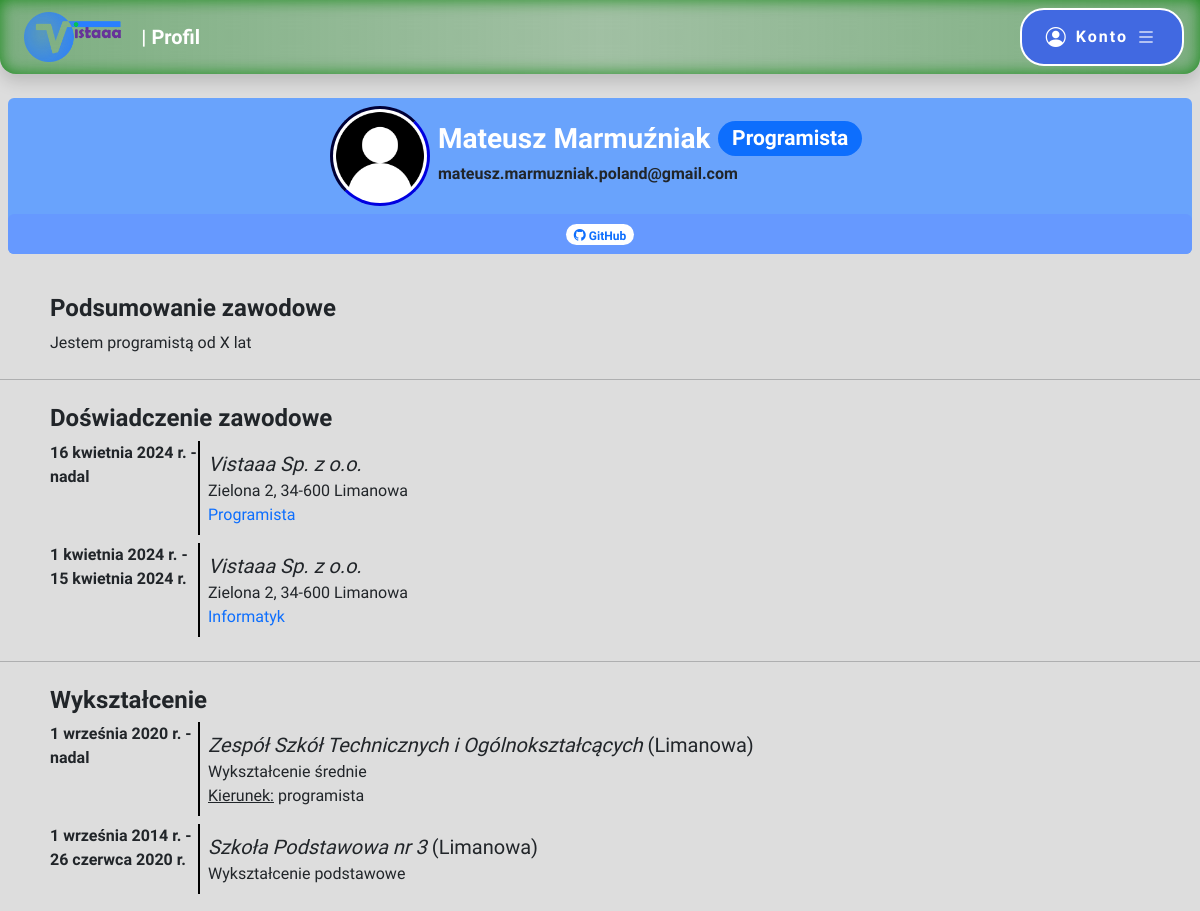
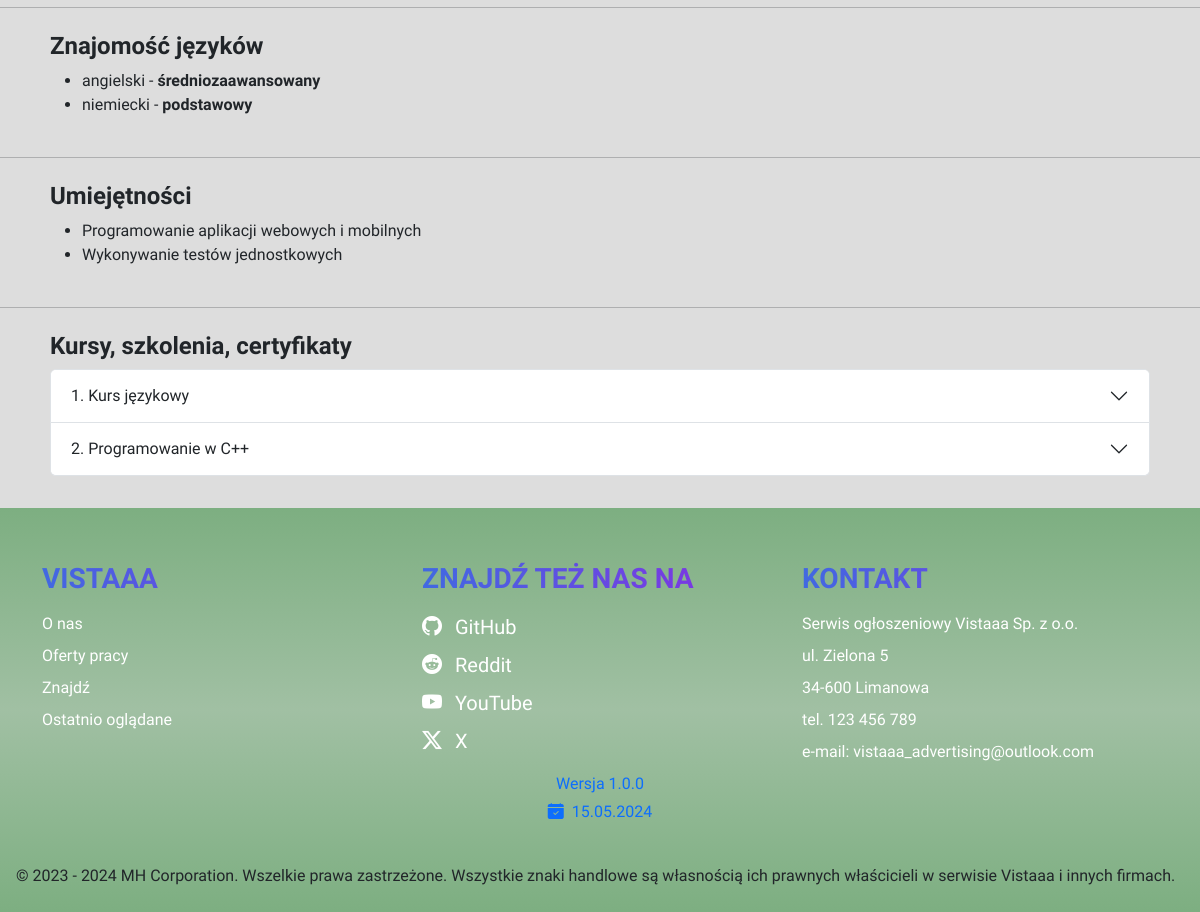
The page /profile.php?id=1 (signed in) on the database its author committed (2 pictures, top to bottom).
### tables this page shows
CREATE TABLE `user` (
  `user_id` int(10) UNSIGNED NOT NULL,
  `name` varchar(30) DEFAULT NULL,
  `surname` varchar(50) DEFAULT NULL,
  `email` varchar(254) NOT NULL,
  `password` varchar(255) NOT NULL,
  `date_of_birth` date NOT NULL,
  `phone` varchar(50) DEFAULT NULL,
  `street` varchar(100) DEFAULT NULL,
  `home_number` varchar(10) DEFAULT NULL,
  `city` varchar(50) DEFAULT NULL,
  `postcode` varchar(10) DEFAULT NULL,
  `position` varchar(50) DEFAULT NULL,
  `experience` text DEFAULT NULL,
  `is_admin` tinyint(1) NOT NULL
);

CREATE TABLE `user_link` (
  `user_link_id` int(10) UNSIGNED NOT NULL,
  `user_id` int(11) UNSIGNED NOT NULL,
  `portal_id` smallint(6) UNSIGNED NOT NULL,
  `link` varchar(200) NOT NULL
);

CREATE TABLE `portal` (
  `portal_id` smallint(5) UNSIGNED NOT NULL,
  `name` varchar(30) NOT NULL
);

CREATE TABLE `user_position` (
  `user_position_id` int(10) UNSIGNED NOT NULL,
  `user_id` int(10) UNSIGNED NOT NULL,
  `company_id` int(10) UNSIGNED NOT NULL,
  `position` varchar(50) NOT NULL,
  `description` text NOT NULL,
  `date_start` date NOT NULL,
  `date_end` date DEFAULT NULL
);

CREATE TABLE `company` (
  `company_id` int(10) UNSIGNED NOT NULL,
  `email` varchar(254) NOT NULL,
  `password` varchar(244) NOT NULL,
  `name` varchar(100) NOT NULL,
  `description` text DEFAULT NULL,
  `street` varchar(100) DEFAULT NULL,
  `number` varchar(10) DEFAULT NULL,
  `city` varchar(50) DEFAULT NULL,
  `postcode` varchar(10) DEFAULT NULL
);

CREATE TABLE `user_education` (
  `user_education_id` int(10) UNSIGNED NOT NULL,
  `user_id` int(10) UNSIGNED NOT NULL,
  `school_id` mediumint(8) UNSIGNED NOT NULL,
  `level` enum('podstawowe','średnie','wyższe','') NOT NULL,
  `field` varchar(50) DEFAULT NULL,
  `date_start` date NOT NULL,
  `date_end` date DEFAULT NULL
);

CREATE TABLE `school` (
  `school_id` mediumint(8) UNSIGNED NOT NULL,
  `name` varchar(200) NOT NULL,
  `city` varchar(50) NOT NULL
);

CREATE TABLE `user_language` (
  `user_language_id` mediumint(8) UNSIGNED NOT NULL,
  `user_id` int(10) UNSIGNED NOT NULL,
  `language_id` smallint(5) UNSIGNED NOT NULL,
  `level` enum('podstawowy','średniozaawansowany','zaawansowany','') NOT NULL
);

CREATE TABLE `language` (
  `language_id` smallint(5) UNSIGNED NOT NULL,
  `language` varchar(50) NOT NULL
);

CREATE TABLE `user_skill` (
  `user_skill_id` int(10) UNSIGNED NOT NULL,
  `user_id` int(11) UNSIGNED NOT NULL,
  `skill` varchar(50) NOT NULL
);

CREATE TABLE `user_course` (
  `user_course` int(10) UNSIGNED NOT NULL,
  `user_id` int(10) UNSIGNED NOT NULL,
  `name` varchar(100) NOT NULL,
  `company_id` int(11) UNSIGNED NOT NULL,
  `date_start` date NOT NULL,
  `date_end` date DEFAULT NULL
);

### profile.php (the view, shortened to what this page needs)
<!DOCTYPE html>
<html lang="pl">
<head>
    <link href="https://cdn.jsdelivr.net/npm/bootstrap@5.3.3/dist/css/bootstrap.min.css" rel="stylesheet">
    <link rel="stylesheet" href="https://cdn.jsdelivr.net/npm/bootstrap-icons@1.11.3/font/bootstrap-icons.min.css">
    <link rel="stylesheet" href="style.css">
</head>
<body>
	<?php
		include "header.php";
		echo "<main class='position-relative'>";
		require "connect.php";
		$connect = new mysqli($host, $db_user, $db_password, $db_name);
		$connect->set_charset("utf8mb4");
		if(!isset($_GET["type"]) || $_GET["type"] != "company")
		{
			$result = $connect->execute_query("SELECT * FROM user WHERE user_id = ?;", [$_GET["id"]]);
			if($result->num_rows > 0)
			{
				$editMode = false;
				$row = $result->fetch_assoc();
				echo "<div class='profileHeader m-2".(!$editMode ? " position-sticky" : "")." rounded'>";
				echo "<div class='container-fluid flex-wrap p-2 d-flex justify-content-center align-items-center'>";
				$path = './img/user/'.$row["user_id"].'/';
				$files = array_diff(scandir($path), array(".", "..", "default"));
				if(!$editMode)
					echo "<img id='profilePicture' class='bg-white' src='".(count($files) > 0 ? ($path.scandir($path)[2]) : "./img/user.png")."' alt='Profil' width='100' height='100'>";
				if(!$editMode)
				{
					echo "<div class='m-2'>";
					echo "<h3 class='text-white fw-bold d-flex justify-content-center flex-wrap align-items-center'>".(($row["name"] != null || $row["surname"] != null) ? ($row["name"]." ".$row["surname"]) : $row["email"]);
					if($row["position"] != null)
						echo "<span class='badge rounded-pill text-bg-primary ms-2'>".$row["position"]."</span></h3>";
					if($row["name"] != null || $row["surname"] != null)
						echo "<h5 class='fs-6'>".$row["email"]."</h5>";
				}
				echo "</div></div>";
				if(!$editMode)
				{
					$linksResult = $connect->execute_query("SELECT * FROM user_link INNER JOIN portal USING(portal_id) WHERE user_id = ?;", [$_GET["id"]]);
					if($linksResult->num_rows > 0)
					{
						echo "<div class='profileLinks d-flex justify-content-center p-2 rounded'>";
						while($linkRow = $linksResult->fetch_assoc())
						{
							echo "<a href='".$linkRow["link"]."' class='text-decoration-none' target='_blank'>";
							echo "<span class='badge rounded-pill text-primary bg-white'><i class='bi bi-".mb_strtolower($linkRow["name"])."' title='".$linkRow["name"]."'></i> ".$linkRow["name"]."</span>";
							echo "</a>";
						}
						echo "</div>";
					}
				}
				echo "</div>";
				echo "<div class='container pt-4'>";
				echo "<section class='p-2'>";
				if(!$editMode)
				{
					echo "<h4>Podsumowanie zawodowe</h4>";
					echo "<p class='mb-0'>".$row["experience"]."</p>";
				}
				echo "</section>";
				echo "</div><hr>";
				echo "<div class='container'>";
				echo "<section class='p-2'>";
				echo "<h4>Doświadczenie zawodowe</h4>";
				$positionResult = $connect->execute_query("SELECT * FROM user_position INNER JOIN company USING(company_id) WHERE user_id = ? ORDER BY date_start DESC;", [$_GET["id"]]);
				$months = array("stycznia", "lutego", "marca", "kwietnia", "maja", "czerwca", "lipca", "sierpnia", "września", "października", "listopada", "grudnia");
				if($positionResult->num_rows > 0)
				{
					while($positionRow = $positionResult->fetch_assoc())
					{
						echo "<div class='d-flex mt-2'>";
						$dateStart = new DateTime($positionRow["date_start"]);
						$dateEnd = new DateTime($positionRow["date_end"]);
						echo "<div class='profilePositionDate border-end border-black border-2'><b>".$dateStart->format("j")." ".$months[(int)($dateStart->format("n")) - 1]." ".$dateStart->format("Y")." r. - ".($positionRow["date_end"] != null ? ($dateEnd->format("j")." ".$months[(int)($dateEnd->format("n")) - 1]." ".$dateEnd->format("Y")." r. ") : "nadal")."</b></div>";
						echo "<div class='profilePositionInfo p-2'>";
						echo "<p class='mb-0 fs-5 text-break signika-negative'><i>".$positionRow["name"]."</i></p>";
						echo "<p class='mb-0'>".$positionRow["street"]." ".$positionRow["number"].", ".$positionRow["postcode"]." ".$positionRow["city"]."</p>";
						echo "<p class='mb-0 text-primary'>".$positionRow["position"]."</p>";
						echo "</div></div>";
					}
				}
				else
					echo "<div class='alert alert-info information'><strong>Brak informacji o doświadczeniu zawodowym.</strong></div>";
				echo "</section></div><hr>";
				echo "<div class='container'>";
				echo "<section class='p-2'>";
				echo "<h4>Wykształcenie</h4>";
				$educationResult = $connect->execute_query("SELECT * FROM user_education INNER JOIN school USING(school_id) WHERE user_id = ? ORDER BY date_start DESC;", [$_GET["id"]]);
				if($educationResult->num_rows > 0)
				{
					while($educationRow = $educationResult->fetch_assoc())
					{
						echo "<div class='d-flex mt-2'>";
						$dateStart = new DateTime($educationRow["date_start"]);
						$dateEnd = new DateTime($educationRow["date_end"]);
						echo "<div class='profileEducationDate border-end border-black border-2'><b>".$dateStart->format("j")." ".$months[(int)($dateStart->format("n")) - 1]." ".$dateStart->format("Y")." r. - ".($educationRow["date_end"] != null ? ($dateEnd->format("j")." ".$months[(int)($dateEnd->format("n")) - 1]." ".$dateEnd->format("Y")." r. ") : "nadal")."</b></div>";
						echo "<div class='profileEducationInfo p-2'>";
						echo "<p class='mb-0 fs-5 text-break signika-negative'><i>".$educationRow["name"]."</i> (".$educationRow["city"].")</p>";
						echo "<p class='mb-0'>Wykształcenie ".$educationRow["level"]."</p>";
						if($educationRow["field"] != null)
							echo "<p class='mb-0'><u>Kierunek:</u> ".$educationRow["field"]."</p>";
						echo "</div></div>";
					}
				}
				else
					echo "<div class='alert alert-info information'><strong>Brak informacji o wykształceniu.</strong></div>";
				echo "</section></div><hr>";
				echo "<div class='container'>";
				echo "<section class='p-2'>";
				echo "<h4>Znajomość języków</h4>";
				if(!$editMode)
				{
					$languageResult = $connect->execute_query("SELECT * FROM user_language INNER JOIN language USING(language_id) WHERE user_id = ?;", [$_GET["id"]]);
					if($languageResult->num_rows > 0)
					{
						echo "<ul>";
						while($languageRow = $languageResult->fetch_assoc())
						{
							echo "<li>".$languageRow["language"]." - <b>".$languageRow["level"]."</b></li>";
						}
						echo "</ul>";
					}
					else
						echo "<div class='alert alert-info information'><strong>Brak informacji o znajomości języków obcych.</strong></div>";
				}
				else
				{
					echo "<button type='button' class='commonButton addToProfileButton py-2 px-3' id='addLanguageButton'><i class='bi bi-plus-circle-fill me-2'></i>Dodaj język</button>";
					echo "<div id='userLanguages'></div>";
				}
				echo "</section></div><hr>";
				echo "<div class='container'>";
				echo "<section class='p-2'>";
				echo "<h4>Umiejętności</h4>";
				if(!$editMode)
				{
					$skillResult = $connect->execute_query("SELECT * FROM user_skill WHERE user_id = ?;", [$_GET["id"]]);
					if($skillResult->num_rows > 0)
					{
						echo "<ul>";
						while($skillRow = $skillResult->fetch_assoc())
						{
							echo "<li>".$skillRow["skill"]."</li>";
						}
						echo "</ul>";
					}
					else
						echo "<div class='alert alert-info information'><strong>Brak informacji o umiejętnościach.</strong></div>";
				}
				else
				{
					echo "<button type='button' class='commonButton addToProfileButton py-2 px-3' id='addSkillButton'><i class='bi bi-plus-circle-fill me-2'></i>Dodaj umiejętność</button>";
					echo "<div id='userSkills'></div>";
				}
				echo "</section></div><hr>";
				echo "<div class='container'>";
				echo "<section class='p-2'>";
				echo "<h4>Kursy, szkolenia, certyfikaty</h4>";
				$courseResult = $connect->execute_query("SELECT user_course.name AS course_name, company.name AS company_name, user_course.date_start, user_course.date_end FROM user_course INNER JOIN company USING(company_id) WHERE user_id = ? ORDER BY date_start DESC;", [$_GET["id"]]);
				if($courseResult->num_rows > 0)
				{
					echo "<div class='accordion' id='accordionExample'>";
					$i = 1;
					while($courseRow = $courseResult->fetch_assoc())
					{
						echo "<div class='accordion-item'>";
						echo "<h2 class='accordion-header'>";
						echo "<button class='accordion-button collapsed' type='button' data-bs-toggle='collapse' data-bs-target='#collapse".$i."' aria-controls='collapse".$i."'>";
						echo $i.". ".$courseRow["course_name"];
						echo "</button></h2>";
						echo "<div id='collapse".$i."' class='accordion-collapse collapse' data-bs-parent='#accordionExample'>";
						echo "<div class='accordion-body'>";
						echo "</div></div></div>";
						$i++;
					}
					echo "</div>";
				}
				else
					echo "<div class='alert alert-info information'><strong>Brak informacji o kursach, szkoleniach, certyfikatach.</strong></div>";
				echo "</section></div>";
			}
			else
				echo "<article class='container-md'><div class='alert alert-danger information'><strong>Błąd 404: Nieprawidłowy identyfikator profilu.</strong> <a href='index.php'>Wróć na stronę główną</a></div></article>";
		}
		echo "</main>";
	?>
	<?php
		include "footer.php";
	?>
</body>
</html>

### style.css (style rules this page uses)
html, body { scrollbar-width: thin; scrollbar-color: var(--bs-primary) lightgray; font-family: Itim, cursive; }
body { padding-right: 0 !important; }
:is(h1, h2, h3, h4, h5, h6) { font-family: 'Signika Negative', sans-serif; font-weight: bold; }
.signika-negative { font-family: 'Signika Negative', sans-serif; }
body { min-height: 100vh; background-color: #DDD; display: flex; flex-direction: column; }
main { flex: 1; margin-top: 1rem; }
.profileHeader { top: 80px; z-index: 2; background-color: rgb(92 157 255 / .9); }
.profileHeader :is(h3, h5) { overflow-wrap: anywhere; }
#profilePicture { border: .2rem inset darkblue; border-radius: 50%; object-fit: cover; }
.profileLinks { gap: .5rem; background-color: rgb(102 153 255); }
:is(.profileLinks > a, span[role="button"]) { transition: .3s ease-in-out; }
:is(.profilePositionDate, .profileEducationDate) { width: 150px; }
:is(.profilePositionInfo, .profileEducationInfo) { width: calc(100% - 150px); }

### rows shown on the page
user: name "Mateusz", surname "Marmuźniak", position "Programista", email "mateusz.marmuzniak.poland@gmail.com", experience "Jestem programistą od X lat"
user_link: portal.name "GitHub"
user_position: date_start "16", date_start "kwietnia", date_start "2024", shows "nadal", company.name "Vistaaa Sp. z o.o.", company.street "Zielona", company.number "2", company.postcode "34-600", company.city "Limanowa", position "Programista"
user_position: date_start "1", date_start "kwietnia", date_start "2024", date_end "15", date_end "kwietnia", date_end "2024", company.name "Vistaaa Sp. z o.o.", company.street "Zielona", company.number "2", company.postcode "34-600", company.city "Limanowa", position "Informatyk"
user_education: date_start "1", date_start "września", date_start "2020", shows "nadal", school.name "Zespół Szkół Technicznych i Ogólnokształcących", school.city "Limanowa", level "średnie", field "programista"
user_education: date_start "1", date_start "września", date_start "2014", date_end "26", date_end "czerwca", date_end "2020", school.name "Szkoła Podstawowa nr 3", school.city "Limanowa", level "podstawowe"
user_language: language.language "angielski", level "średniozaawansowany"
user_language: language.language "niemiecki", level "podstawowy"
user_skill: skill "Programowanie aplikacji webowych i mobilnych"
user_skill: skill "Wykonywanie testów jednostkowych"
user_course: name "Kurs językowy"
user_course: name "Programowanie w C++"

### other values the page prints
$pageName "Profil"
$version['major'] "1"
$version['minor'] "0"
$version['patch'] "0"
$version["releaseDate"]->format("d.m.Y") "15.05.2024"
$version["releaseDate"]->format("Y") "2024"
